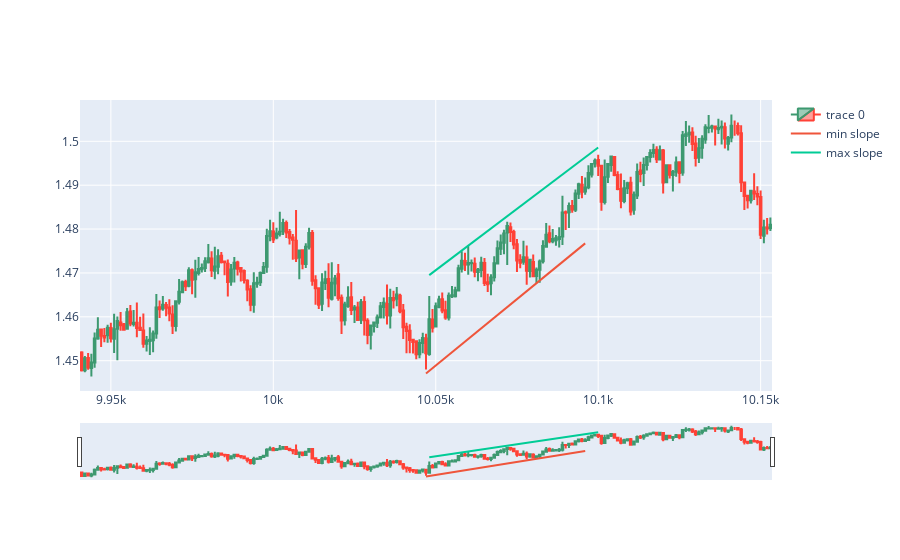

The cell this chart's notebook holds for it:
### Code cell
import numpy as np
from matplotlib import pyplot
backcandles= 100
brange = 50 #should be less than backcandles
wind = 5

candleid = 10100

optbackcandles= backcandles
sldiff = 100
sldist = 10000
for r1 in range(backcandles-brange, backcandles+brange):
    maxim = np.array([])
    minim = np.array([])
    xxmin = np.array([])
    xxmax = np.array([])
    
    for i in range(candleid-r1, candleid+1, wind):
        minim = np.append(minim, df.low.iloc[i:i+wind].min())
        xxmin = np.append(xxmin, df.low.iloc[i:i+wind].idxmin())
    for i in range(candleid-r1, candleid+1, wind):
        maxim = np.append(maxim, df.high.loc[i:i+wind].max())
        xxmax = np.append(xxmax, df.high.iloc[i:i+wind].idxmax())
    slmin, intercmin = np.polyfit(xxmin, minim,1)
    slmax, intercmax = np.polyfit(xxmax, maxim,1)
    
    dist = (slmax*candleid + intercmax)-(slmin*candleid + intercmin)
    if(dist<sldist): #abs(slmin-slmax)<sldiff and
        #sldiff = abs(slmin-slmax)
        sldist = dist
        optbackcandles=r1
        slminopt = slmin
        slmaxopt = slmax
        intercminopt = intercmin
        intercmaxopt = intercmax
        maximopt = maxim.copy()
        minimopt = minim.copy()
        xxminopt = xxmin.copy()
        xxmaxopt = xxmax.copy()

        
print(optbackcandles)
dfpl = df[candleid-wind-optbackcandles-backcandles:candleid+optbackcandles]  
fig = go.Figure(data=[go.Candlestick(x=dfpl.index,
                open=dfpl['open'],
                high=dfpl['high'],
                low=dfpl['low'],
                close=dfpl['close'])])

adjintercmax = (df.high.iloc[xxmaxopt] - slmaxopt*xxmaxopt).max()
adjintercmin = (df.low.iloc[xxminopt] - slminopt*xxminopt).min()
fig.add_trace(go.Scatter(x=xxminopt, y=slminopt*xxminopt + adjintercmin, mode='lines', name='min slope'))
fig.add_trace(go.Scatter(x=xxmaxopt, y=slmaxopt*xxmaxopt + adjintercmax, mode='lines', name='max slope'))
fig.show()

### Figure 1 — Plotly figure (JSON) as saved in the notebook; plotly's stock layout.template omitted (floating-point values rounded to 4 significant figures; data arrays with more than 128 entries replaced by an {"elided": "..."} marker saying what was removed)
{"data": [{"close": {"elided": "213 float values"}, "high": {"elided": "213 float values"}, "low": {"elided": "213 float values"}, "open": {"elided": "213 float values"}, "type": "candlestick", "x": {"elided": "213 int values"}}, {"mode": "lines", "name": "min slope", "type": "scatter", "x": [10047, 10054, 10056, 10065, 10067, 10075, 10078, 10081, 10088, 10091, 10096], "y": [1.447, 1.451, 1.453, 1.458, 1.459, 1.464, 1.466, 1.468, 1.472, 1.474, 1.477]}, {"mode": "lines", "name": "max slope", "type": "scatter", "x": [10048, 10055, 10060, 10064, 10070, 10072, 10077, 10084, 10089, 10095, 10100], "y": [1.47, 1.473, 1.476, 1.478, 1.482, 1.483, 1.486, 1.49, 1.492, 1.496, 1.499]}], "layout": {"autosize": true, "xaxis": {"autorange": true, "range": [9940.0, 10150.0], "rangeslider": {"autorange": true, "range": [9940.0, 10150.0], "yaxis": {"_template": null, "rangemode": "match"}}, "type": "linear"}, "yaxis": {"autorange": true, "range": [1.443, 1.509], "type": "linear"}}}
